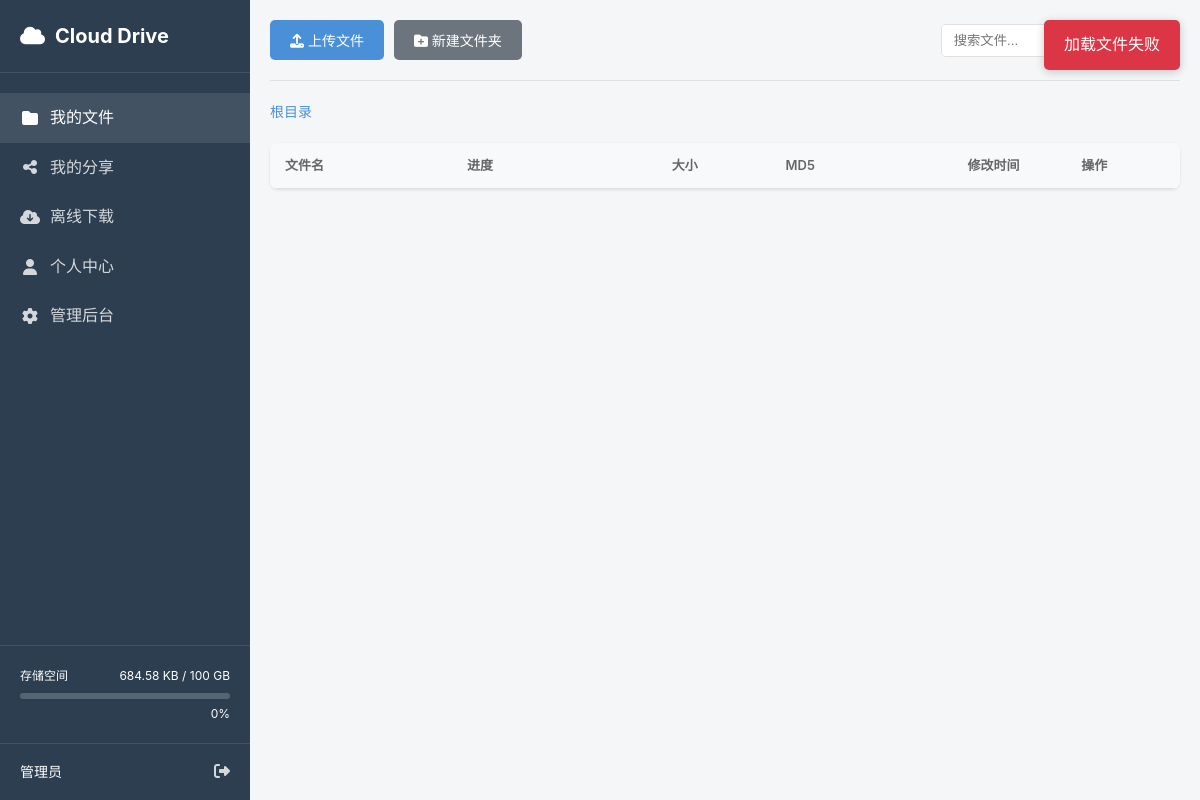
The page /drive.php (signed in) on the database its author committed.
### tables this page shows
CREATE TABLE `users` (
  `id` int(10) unsigned NOT NULL AUTO_INCREMENT,
  `username` varchar(50) NOT NULL COMMENT '用户名',
  `email` varchar(100) NOT NULL COMMENT '邮箱',
  `password` varchar(255) NOT NULL COMMENT '密码哈希',
  `nickname` varchar(50) DEFAULT NULL COMMENT '昵称',
  `avatar` varchar(255) DEFAULT NULL COMMENT '头像URL',
  `storage_limit` bigint(20) unsigned DEFAULT '10737418240' COMMENT '存储空间限制(字节)，默认10GB',
  `storage_used` bigint(20) unsigned DEFAULT '0' COMMENT '已使用存储空间(字节)',
  `status` tinyint(4) DEFAULT '1' COMMENT '状态：0-禁用，1-正常',
  `is_admin` tinyint(4) DEFAULT '0' COMMENT '是否管理员：0-否，1-是',
  `created_at` timestamp NOT NULL DEFAULT CURRENT_TIMESTAMP,
  `updated_at` timestamp NULL DEFAULT NULL,
  `last_login_at` timestamp NULL DEFAULT NULL,
  `last_login_ip` varchar(45) DEFAULT NULL,
  `directory_browsing` tinyint(1) DEFAULT '0' COMMENT '是否启用目录化浏览',
  PRIMARY KEY (`id`),
  UNIQUE KEY `username` (`username`),
  UNIQUE KEY `email` (`email`)
);

### includes/Database.php (called while the page is built, shortened)
<?php
class Database {
    private static $instance = null;
    private $pdo;
    private function __construct() {
        try {
            $dsn = "mysql:host=" . DB_HOST . ";dbname=" . DB_NAME . ";charset=" . DB_CHARSET;
            $options = [
                PDO::ATTR_ERRMODE => PDO::ERRMODE_EXCEPTION,
                PDO::ATTR_DEFAULT_FETCH_MODE => PDO::FETCH_ASSOC,
                PDO::ATTR_EMULATE_PREPARES => false,
            ];
            $this->pdo = new PDO($dsn, DB_USER, DB_PASS, $options);
        } catch (PDOException $e) {
            throw new Exception("数据库连接失败: " . $e->getMessage());
        }
    }
    public static function getInstance() {
        if (self::$instance === null) {
            self::$instance = new self();
        }
        return self::$instance;
    }
    public function query($sql, $params = []) {
        $stmt = $this->pdo->prepare($sql);
        $stmt->execute($params);
        return $stmt;
    }
    public function fetch($sql, $params = []) {
        return $this->query($sql, $params)->fetch();
    }
}

### includes/Auth.php (called while the page is built, shortened)
<?php
class Auth {
    private $db;
    public function __construct() {
        $this->db = Database::getInstance();
    }
    public function check() {
        if (isset($_SESSION['user_id']) && isset($_SESSION['login_time'])) {
            return true;
        }
        return false;
    }
    public function user() {
        if ($this->check()) {
            return $this->getUserInfo($_SESSION['user_id']);
        }
        return null;
    }
    public function getUserInfo($userId) {
        try {
            $user = $this->db->fetch(
                "SELECT id, username, email, nickname, avatar, storage_limit, storage_used, is_admin, directory_browsing, created_at
                 FROM users WHERE id = ?",
                [$userId]
            );
            if ($user) {
                $value = isset($user['directory_browsing']) ? $user['directory_browsing'] : 'not set';
            }
            return $user;
        } catch (Exception $e) {
            $user = $this->db->fetch(
                "SELECT id, username, email, nickname, avatar, storage_limit, storage_used, is_admin, created_at
                 FROM users WHERE id = ?",
                [$userId]
            );
            if ($user) {
                $user['directory_browsing'] = 0;
                error_log("Got user without directory_browsing field, setting to 0");
            }
            return $user;
        }
    }
}

### includes/functions.php (called while the page is built, shortened)
<?php
function formatFileSize($bytes) {
    if ($bytes < 1024) {
        return $bytes . ' B';
    } elseif ($bytes < 1024 * 1024) {
        return round($bytes / 1024, 2) . ' KB';
    } elseif ($bytes < 1024 * 1024 * 1024) {
        return round($bytes / (1024 * 1024), 2) . ' MB';
    } else {
        return round($bytes / (1024 * 1024 * 1024), 2) . ' GB';
    }
}

### drive.php (the view, shortened to what this page needs)
<?php
require_once __DIR__ . '/includes/Database.php';
require_once __DIR__ . '/includes/Auth.php';
require_once __DIR__ . '/includes/functions.php';
$auth = new Auth();
$user = $auth->user();
$storagePercent = $user['storage_limit'] > 0 ? round($user['storage_used'] / $user['storage_limit'] * 100, 2) : 0;
?>
<!DOCTYPE html>
<html lang="zh-CN">
<head>
    <link rel="stylesheet" href="/assets/css/style.css">
    <link rel="stylesheet" href="/assets/css/all.min.css">
</head>
<body>
    <div class="app-container">
        <aside class="sidebar">
            <div class="sidebar-header">
                <h1><i class="fas fa-cloud"></i> <?php echo APP_NAME; ?></h1>
            </div>
            <nav class="sidebar-nav">
                <a href="#" class="nav-item active" data-view="files">
                    <i class="fas fa-folder"></i>
                    <span>我的文件</span>
                </a>
                <a href="#" class="nav-item" data-view="shares">
                    <i class="fas fa-share-alt"></i>
                    <span>我的分享</span>
                </a>
                <a href="#" class="nav-item" data-view="offline">
                    <i class="fas fa-cloud-download-alt"></i>
                    <span>离线下载</span>
                </a>
                <a href="#" class="nav-item" data-view="profile">
                    <i class="fas fa-user"></i>
                    <span>个人中心</span>
                </a>
                <?php if ($user['is_admin']): ?>
                <a href="admin.php" class="nav-item">
                    <i class="fas fa-cog"></i>
                    <span>管理后台</span>
                </a>
                <?php endif; ?>
            </nav>
            <div class="storage-info">
                <div class="storage-header">
                    <span>存储空间</span>
                    <span id="storage-text"><?php echo formatFileSize($user['storage_used']); ?> / <?php echo formatFileSize($user['storage_limit']); ?></span>
                </div>
                <div class="storage-bar">
                </div>
                <div class="storage-percent"><?php echo $storagePercent; ?>%</div>
            </div>
            <div class="sidebar-footer">
                <div class="user-info">
                    <span class="username"><?php echo htmlspecialchars($user['nickname'] ?: $user['username']); ?></span>
                    <a href="logout.php" class="logout-btn"><i class="fas fa-sign-out-alt"></i></a>
                </div>
            </div>
        </aside>
        <main class="main-content">
            <div id="files-view" class="view active">
                <div class="toolbar">
                    <div class="toolbar-left">
                        <button class="btn btn-primary" id="upload-btn">
                            <i class="fas fa-upload"></i> 上传文件
                        </button>
                        <button class="btn btn-secondary" id="mkdir-btn">
                            <i class="fas fa-folder-plus"></i> 新建文件夹
                        </button>
                    </div>
                    <div class="toolbar-right">
                        <div class="search-box">
                            <input type="text" id="search-input" placeholder="搜索文件...">
                            <button id="search-btn"><i class="fas fa-search"></i></button>
                        </div>
                    </div>
                </div>
                <div class="breadcrumb" id="breadcrumb">
                    <span class="breadcrumb-item" data-id="0">根目录</span>
                </div>
                <div class="file-list-container">
                    <table class="file-list">
                        <thead>
                            <tr>
                                <th class="col-name">文件名</th>
                                <th class="col-progress">进度</th>
                                <th class="col-size">大小</th>
                                <th class="col-md5">MD5</th>
                                <th class="col-date">修改时间</th>
                                <th class="col-actions">操作</th>
                            </tr>
                        </thead>
                    </table>
                </div>
            </div>
        </main>
    </div>
    <div class="toast" id="toast"></div>
</body>
</html>

### assets/css/style.css (style rules this page uses)
* { margin: 0; padding: 0; box-sizing: border-box; }
:root { --primary-color: #4a90d9; --primary-hover: #357abd; --secondary-color: #6c757d; --success-color: #28a745; --danger-color: #dc3545; --warning-color: #ffc107; --bg-color: #f5f6f7; --sidebar-bg: #2c3e50; --sidebar-width: 250px; --header-height: 60px; --border-color: #e0e0e0; --text-color: #333; --text-muted: #666; }
body { font-family: -apple-system, BlinkMacSystemFont, 'Segoe UI', Roboto, 'Helvetica Neue', Arial, sans-serif; background-color: var(--bg-color); color: var(--text-color); line-height: 1.6; }
.btn { display: inline-block; padding: 10px 20px; border: none; border-radius: 5px; cursor: pointer; font-size: 14px; text-decoration: none; transition: all 0.3s; }
.btn-primary { background-color: var(--primary-color); color: white; }
.btn-secondary { background-color: var(--secondary-color); color: white; }
.app-container { display: flex; min-height: 100vh; }
.sidebar { width: var(--sidebar-width); background-color: var(--sidebar-bg); color: white; display: flex; flex-direction: column; position: fixed; height: 100vh; }
.sidebar-header { padding: 20px; border-bottom: 1px solid rgba(255,255,255,0.1); }
.sidebar-header h1 { font-size: 20px; display: flex; align-items: center; gap: 10px; }
.sidebar-nav { flex: 1; padding: 20px 0; }
.nav-item { display: flex; align-items: center; padding: 12px 20px; color: rgba(255,255,255,0.8); text-decoration: none; transition: all 0.3s; gap: 10px; }
.nav-item:hover, .nav-item.active { background-color: rgba(255,255,255,0.1); color: white; }
.nav-item i { width: 20px; text-align: center; }
.storage-info { padding: 20px; border-top: 1px solid rgba(255,255,255,0.1); }
.storage-header { display: flex; justify-content: space-between; font-size: 12px; margin-bottom: 8px; }
.storage-bar { height: 6px; background-color: rgba(255,255,255,0.2); border-radius: 3px; overflow: hidden; }
.storage-percent { text-align: right; font-size: 12px; margin-top: 5px; }
.sidebar-footer { padding: 15px 20px; border-top: 1px solid rgba(255,255,255,0.1); }
.user-info { display: flex; justify-content: space-between; align-items: center; }
.username { font-size: 14px; }
.logout-btn { color: rgba(255,255,255,0.8); text-decoration: none; }
.main-content { flex: 1; margin-left: var(--sidebar-width); padding: 20px; }
.view { display: none; }
.view.active { display: block; }
.toolbar { display: flex; justify-content: space-between; align-items: center; margin-bottom: 20px; padding-bottom: 20px; border-bottom: 1px solid var(--border-color); }
.toolbar-left { display: flex; gap: 10px; }
.toolbar-right { display: flex; align-items: center; }
.search-box { display: flex; align-items: center; background: white; border: 1px solid var(--border-color); border-radius: 5px; overflow: hidden; }
.search-box input { border: none; padding: 8px 12px; width: 200px; outline: none; }
.search-box button { background: none; border: none; padding: 8px 12px; cursor: pointer; color: var(--text-muted); }
.breadcrumb { margin-bottom: 20px; font-size: 14px; }
.breadcrumb-item { color: var(--primary-color); cursor: pointer; }
.file-list-container { background: white; border-radius: 8px; box-shadow: 0 1px 3px rgba(0,0,0,0.1); overflow: hidden; }
.file-list { width: 100%; border-collapse: collapse; }
.file-list th, .file-list td { padding: 12px 15px; text-align: left; border-bottom: 1px solid var(--border-color); }
.file-list th { background-color: #f8f9fa; font-weight: 600; color: var(--text-muted); font-size: 13px; }
.col-name { width: 20%; }
.col-size, .col-progress { width: 12.5%; }
.col-md5 { width: 20%; }
.col-date, .col-actions { width: 12.5%; }
.toast { position: fixed; top: 20px; right: 20px; padding: 12px 20px; background: #333; color: white; border-radius: 5px; box-shadow: 0 2px 10px rgba(0,0,0,0.2); z-index: 2000; opacity: 0; transform: translateY(-20px); transition: all 0.3s; }
.toast.show { opacity: 1; transform: translateY(0); }
.toast.error { background: var(--danger-color); }
.col-progress { width: 200px; }

### rows shown on the page
users: formatFileSize($user['storage_used']) "684.58 KB", formatFileSize($user['storage_limit']) "100 GB", directory_browsing "0", nickname "管理员"

### other values the page prints
APP_NAME "Cloud Drive"
